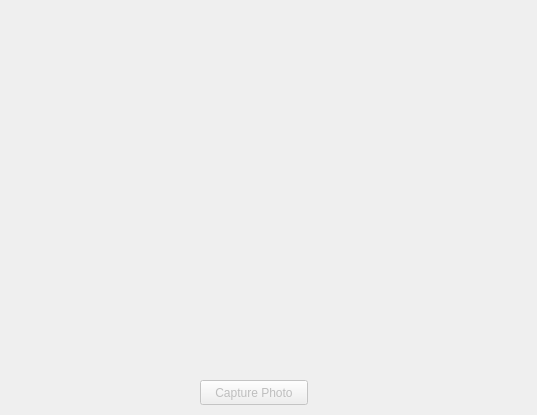
<?xml version="1.0" encoding="UTF-8"?>
<ui version="4.0">
 <class>WebCam</class>
 <widget class="QWidget" name="WebCam">
  <property name="geometry">
   <rect>
    <x>0</x>
    <y>0</y>
    <width>537</width>
    <height>415</height>
   </rect>
  </property>
  <property name="windowTitle">
   <string>WebCam</string>
  </property>
  <widget class="QPushButton" name="takeImageButton">
   <property name="enabled">
    <bool>false</bool>
   </property>
   <property name="geometry">
    <rect>
     <x>200</x>
     <y>380</y>
     <width>108</width>
     <height>25</height>
    </rect>
   </property>
   <property name="text">
    <string>Capture Photo</string>
   </property>
   <property name="icon">
    <iconset>
     <normaloff>:/images/shutter.svg</normaloff>:/images/shutter.svg</iconset>
   </property>
  </widget>
  <widget class="QStackedWidget" name="stackedWidget">
   <property name="geometry">
    <rect>
     <x>10</x>
     <y>10</y>
     <width>518</width>
     <height>368</height>
    </rect>
   </property>
   <property name="sizePolicy">
    <sizepolicy hsizetype="Preferred" vsizetype="Preferred">
     <horstretch>1</horstretch>
     <verstretch>0</verstretch>
    </sizepolicy>
   </property>
   <property name="palette">
    <palette>
     <active>
      <colorrole role="Base">
       <brush brushstyle="SolidPattern">
        <color alpha="255">
         <red>255</red>
         <green>255</green>
         <blue>255</blue>
        </color>
       </brush>
      </colorrole>
      <colorrole role="Window">
       <brush brushstyle="SolidPattern">
        <color alpha="255">
         <red>145</red>
         <green>145</green>
         <blue>145</blue>
        </color>
       </brush>
      </colorrole>
     </active>
     <inactive>
      <colorrole role="Base">
       <brush brushstyle="SolidPattern">
        <color alpha="255">
         <red>255</red>
         <green>255</green>
         <blue>255</blue>
        </color>
       </brush>
      </colorrole>
      <colorrole role="Window">
       <brush brushstyle="SolidPattern">
        <color alpha="255">
         <red>145</red>
         <green>145</green>
         <blue>145</blue>
        </color>
       </brush>
      </colorrole>
     </inactive>
     <disabled>
      <colorrole role="Base">
       <brush brushstyle="SolidPattern">
        <color alpha="255">
         <red>145</red>
         <green>145</green>
         <blue>145</blue>
        </color>
       </brush>
      </colorrole>
      <colorrole role="Window">
       <brush brushstyle="SolidPattern">
        <color alpha="255">
         <red>145</red>
         <green>145</green>
         <blue>145</blue>
        </color>
       </brush>
      </colorrole>
     </disabled>
    </palette>
   </property>
   <property name="currentIndex">
    <number>0</number>
   </property>
   <widget class="QWidget" name="viewfinderPage">
    <layout class="QGridLayout" name="gridLayout_5">
     <item row="0" column="0">
      <widget class="QCameraViewfinder" name="viewfinder" native="true">
       <property name="minimumSize">
        <size>
         <width>500</width>
         <height>350</height>
        </size>
       </property>
       <widget class="QWidget" name="centralwidget">
        <property name="geometry">
         <rect>
          <x>-10</x>
          <y>130</y>
          <width>520</width>
          <height>370</height>
         </rect>
        </property>
        <layout class="QGridLayout" name="gridLayout_3"/>
       </widget>
      </widget>
     </item>
    </layout>
   </widget>
   <widget class="QWidget" name="previewPage">
    <layout class="QGridLayout" name="gridLayout_4"/>
   </widget>
  </widget>
 </widget>
 <customwidgets>
  <customwidget>
   <class>QCameraViewfinder</class>
   <extends>QWidget</extends>
   <header>qcameraviewfinder.h</header>
   <container>1</container>
  </customwidget>
 </customwidgets>
 <resources/>
 <connections>
  <connection>
   <sender>takeImageButton</sender>
   <signal>clicked()</signal>
   <receiver>WebCam</receiver>
   <slot>takeImage()</slot>
   <hints>
    <hint type="sourcelabel">
     <x>625</x>
     <y>132</y>
    </hint>
    <hint type="destinationlabel">
     <x>603</x>
     <y>169</y>
    </hint>
   </hints>
  </connection>
 </connections>
 <slots>
  <slot>record()</slot>
  <slot>pause()</slot>
  <slot>stop()</slot>
  <slot>enablePreview(bool)</slot>
  <slot>configureCaptureSettings()</slot>
  <slot>takeImage()</slot>
  <slot>startCamera()</slot>
  <slot>toggleLock()</slot>
  <slot>setMuted(bool)</slot>
  <slot>stopCamera()</slot>
  <slot>setExposureCompensation(int)</slot>
 </slots>
</ui>
